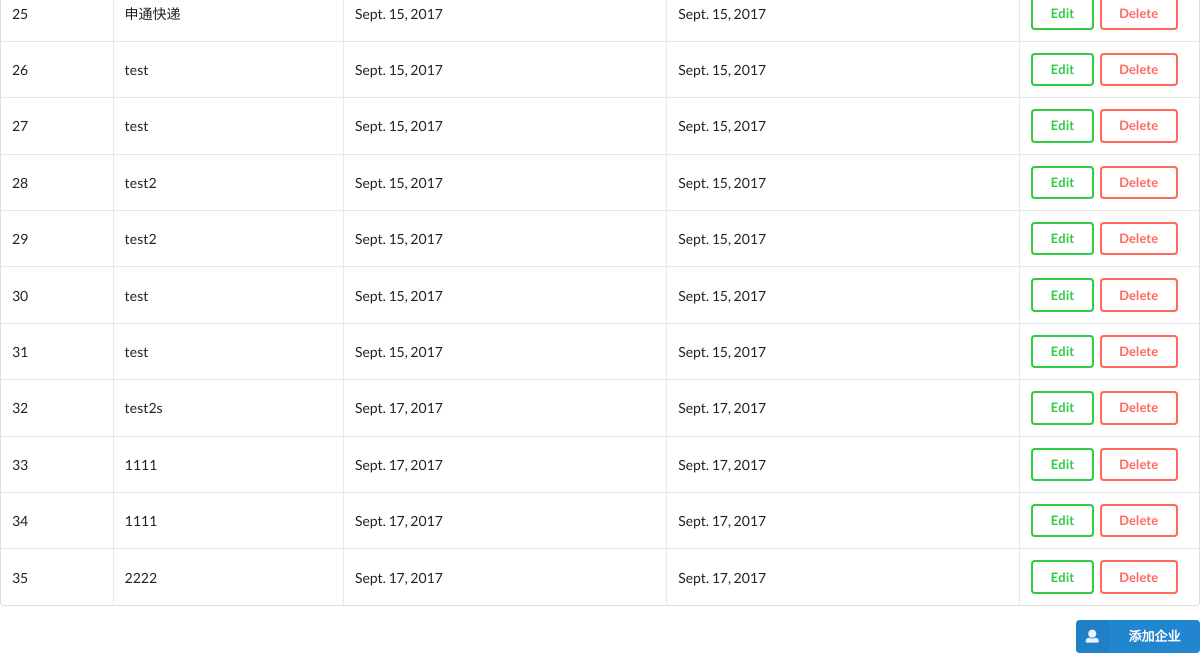
The app's page / (lower part), older data.
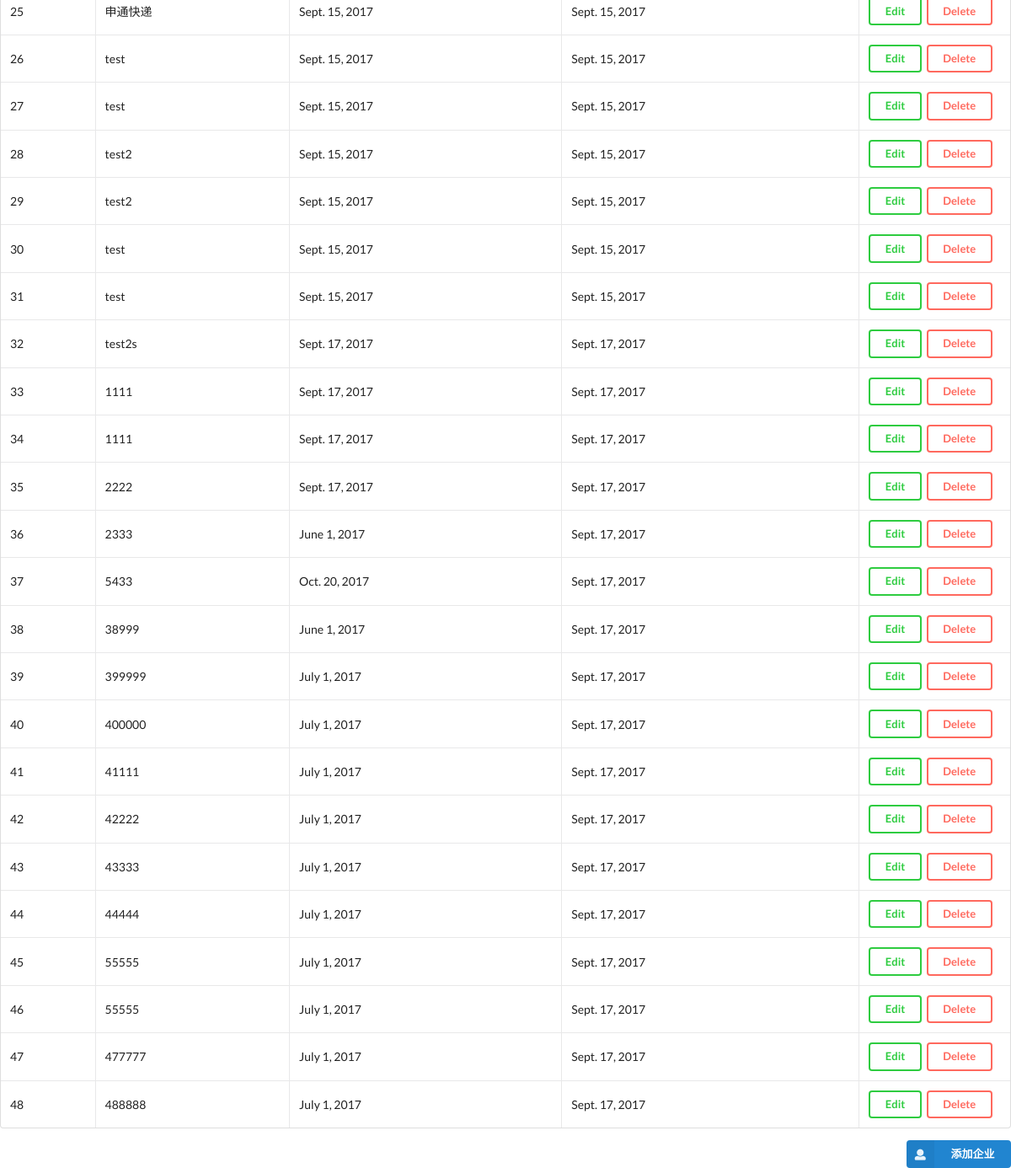
The same page, newer data.
### company/models.py (models this page shows, shortened)
class Company(models.Model):
    name = models.CharField(max_length=30)
    create_time = models.DateField('创建时间',auto_now=False)
    update_time = models.DateField('更新时间',auto_now=True)

### class2/views.py (the view)
# urls.py: url(r'^$',views.index),
@csrf_exempt
def index(request):
    companys = Company.objects.all()
    data = {'companys': companys}
    return render_to_response('index.html',data)

### templates/index.html (shortened to what this page needs)
<html>
  {% load staticfiles %}
  <head>
    <link href="https://cdn.bootcss.com/semantic-ui/2.2.13/semantic.min.css" rel="stylesheet">
    <link href="http://cdn.staticfile.org/semantic-ui/2.2.7/semantic.min.css" rel="stylesheet">
    <link href="{% static 'css/calendar.css' %}" rel="stylesheet" >
    </head>
  <body>
      <table class="ui celled table">
                <tbody>
                      {% for company in companys %}
                        <tr>
                          <td>{{ company.id }}</td>
                          <td>{{ company.name }}</td>
                          <td>{{ company.create_time }}</td>
                          <td>{{ company.update_time }}</td>
                          <td width="15%">
                            <a href="/edit?id={{company.id}}"><button class="small ui inverted green button" id=editBtn>Edit</button></a>
                            <a href="/rm?id={{company.id}}"><button class="small ui inverted red button" id=rmBtn>Delete</button></a>
                          </td>
                        </tr>
                      {% endfor %}
                </tbody>
        </table>
      <div class="ui right floated small primary labeled icon button" id=addompanyBtn><i class="user icon"></i> 添加企业 </div>
  </body>
</html>

Row changes from the older to the newer data that the page shows:
added Company: id "36", name "2333", create_time "June 1, 2017", update_time "Sept. 17, 2017"
added Company: id "37", name "5433", create_time "Oct. 20, 2017", update_time "Sept. 17, 2017"
added Company: id "38", name "38999", create_time "June 1, 2017", update_time "Sept. 17, 2017"
added Company: id "39", name "399999", create_time "July 1, 2017", update_time "Sept. 17, 2017"
added Company: id "40", name "400000", create_time "July 1, 2017", update_time "Sept. 17, 2017"
added Company: id "41", name "41111", create_time "July 1, 2017", update_time "Sept. 17, 2017"
added Company: id "42", name "42222", create_time "July 1, 2017", update_time "Sept. 17, 2017"
added Company: id "43", name "43333", create_time "July 1, 2017", update_time "Sept. 17, 2017"
added Company: id "44", name "44444", create_time "July 1, 2017", update_time "Sept. 17, 2017"
added Company: id "45", name "55555", create_time "July 1, 2017", update_time "Sept. 17, 2017"
added Company: id "46", name "55555", create_time "July 1, 2017", update_time "Sept. 17, 2017"
added Company: id "47", name "477777", create_time "July 1, 2017", update_time "Sept. 17, 2017"
added Company: id "48", name "488888", create_time "July 1, 2017", update_time "Sept. 17, 2017"
